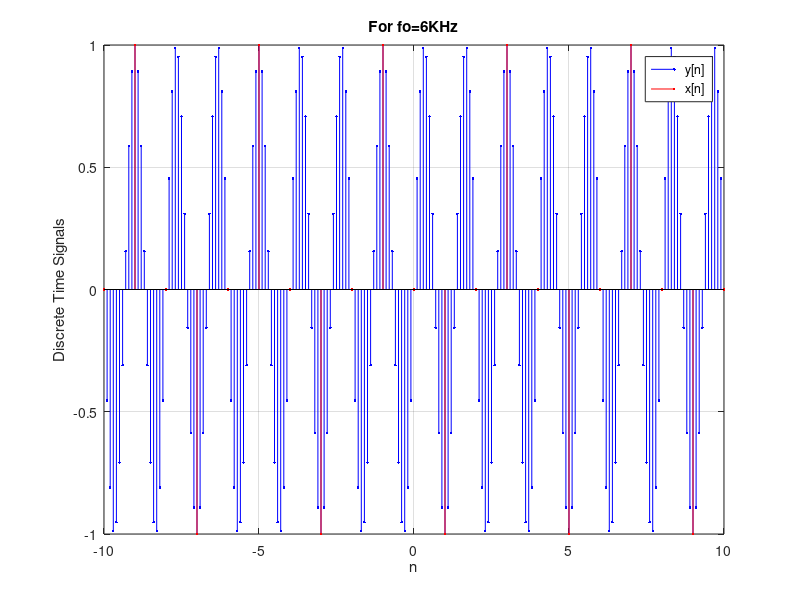

The MATLAB script that drew this image:
n=-10:1:10;
p=-10:0.1:10;
x=sin(2*pi*(6/8)*n);
y=sin(2*pi*(6/8)*p);
stem(p,y,'b.-')
hold on 
stem(n,x,'r.-')
xlim([-10.0 10.0])
ylim([-1.00 1.00])
grid on
title('For fo=6KHz')
xlabel('n')
xlim([-10.0 10.0])
ylim([-1.00 1.00])
legend({'y[n]','x[n]'})
ylabel('Discrete Time Signals')

